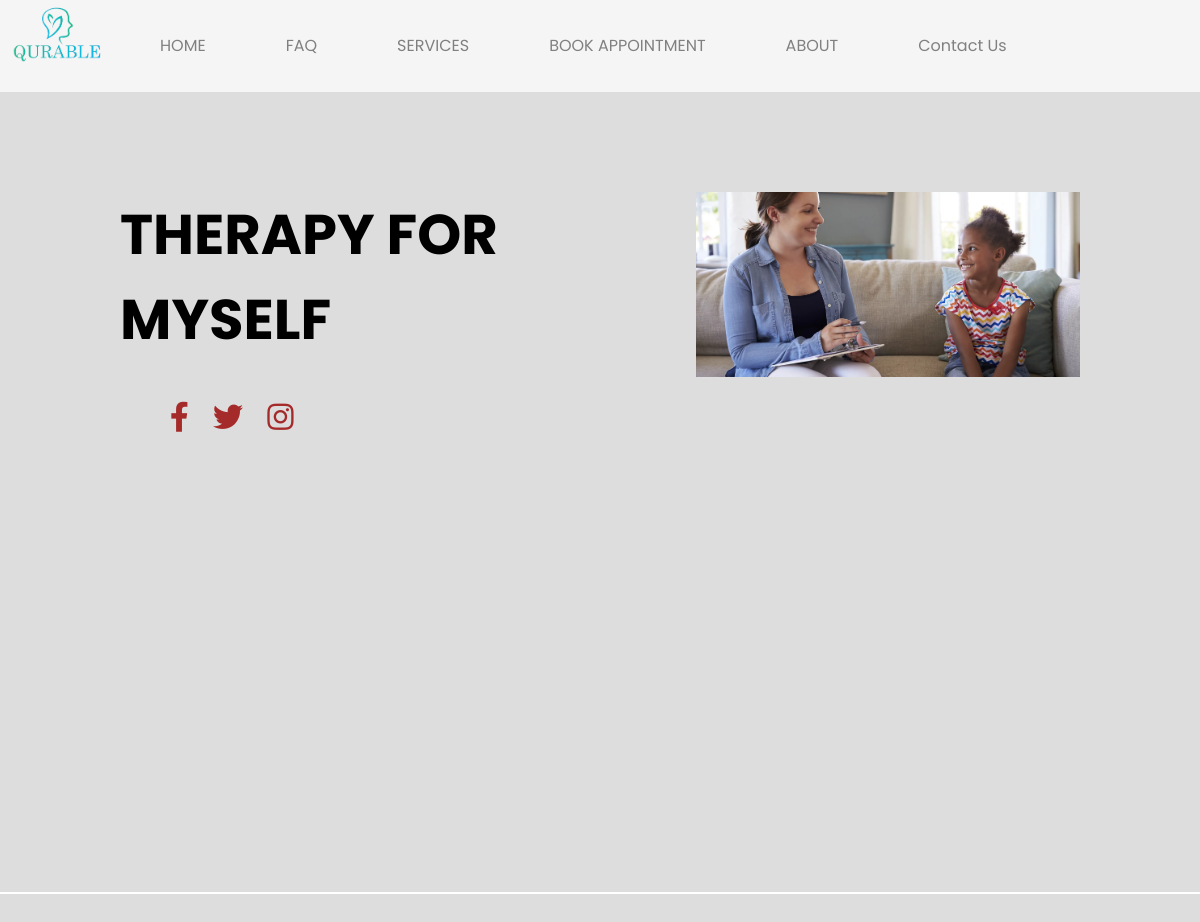
The page /inside/Therapy for Myself/ on the database its author committed.
### main/models.py (models this page shows, shortened)
class Cards(models.Model):
    card_name=models.CharField(max_length=50)
    card_image=models.ImageField()
    card_heading=models.CharField(max_length=200,default=None)
    card_details=models.CharField(max_length=250,default=None)
    card_description=models.TextField()

### main/views.py (the view)
# urls.py: path('inside/<str:name>/',views.inside,name='inside'),
def inside(request,name):
    display=Cards.objects.filter(card_name=name)
    data={'display':display,}
    return render(request, 'inside.html',data)

### main/templates/inside.html (shortened to what this page needs)
{% extends 'layout.html' %}
{% load static %}
{% block body %}
    {% for n in display %}
    <head>
        <link rel="stylesheet" href="{% static './static/inside.css'%}">
    </head>
    <div class="section">
        <div class="container">
            <div class="content-section">
                <div class="title">
                    <h1>{{ n.card_name }}</h1>
                </div>
                <div class="social">
                    <a href=""><i class="fab fa-facebook-f"></i></a>
                    <a href=""><i class="fab fa-twitter"></i></a>
                    <a href="https://www.instagram.com/qurable.in/"><i class="fab fa-instagram"></i></a>
                </div>
            </div>
            <div class="image-section">
                <img src="{{ n.card_image.url }}" alt="">
            </div>
        </div>
    </div>
    {% endfor %}
{% endblock %}

### main/static/static/animation.css (style rules this page uses)
* { margin: 0; padding: 0; box-sizing: border-box; }

### main/static/static/inside.css (style rules this page uses)
* { margin: 0px; padding: 0px; box-sizing: border-box; font-family: 'Poppins', sans-serif; }
body { background-color: #ddd; }
.section { width: 100%; min-height: 100vh; background-color: #ddd; }
.container { width: 80%; display: block; margin: auto; padding-top: 100px; }
.content-section { float: left; width: 55%; }
.image-section { float: right; width: 40%; }
.image-section img { width: 100%; height: auto; }
.content-section .title { text-transform: uppercase; font-size: 28px; }
.content-section .social { margin: 40px 40px; }
.content-section .social i { color: #a52a2a; font-size: 30px; padding: 0px 10px; }

### rows shown on the page
Cards: card_name "THERAPY FOR MYSELF", card_image (picture)
